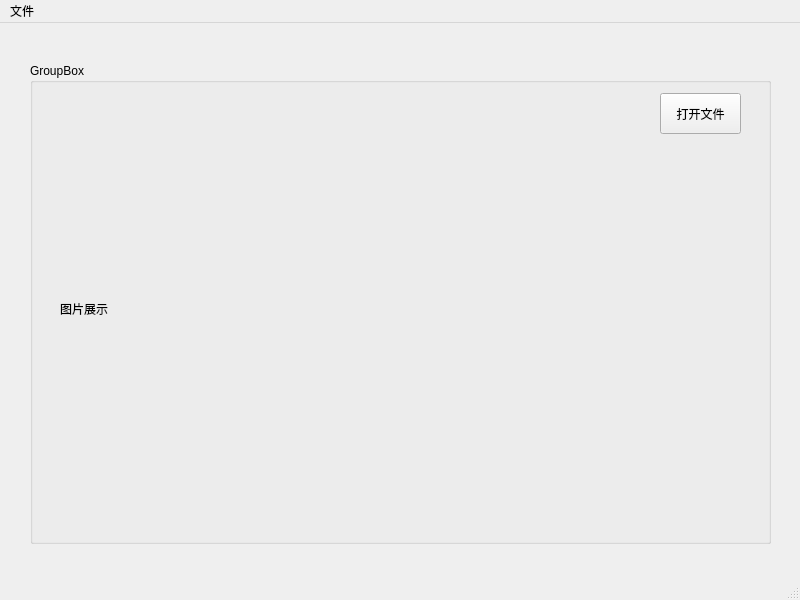
<?xml version="1.0" encoding="UTF-8"?>
<ui version="4.0">
 <class>MainWindow</class>
 <widget class="QMainWindow" name="MainWindow">
  <property name="geometry">
   <rect>
    <x>0</x>
    <y>0</y>
    <width>800</width>
    <height>600</height>
   </rect>
  </property>
  <property name="windowTitle">
   <string>MainWindow</string>
  </property>
  <widget class="QWidget" name="centralwidget">
   <widget class="QGroupBox" name="groupBox">
    <property name="geometry">
     <rect>
      <x>30</x>
      <y>40</y>
      <width>741</width>
      <height>481</height>
     </rect>
    </property>
    <property name="title">
     <string>GroupBox</string>
    </property>
    <widget class="QPushButton" name="OpenFileBtn">
     <property name="geometry">
      <rect>
       <x>630</x>
       <y>30</y>
       <width>81</width>
       <height>41</height>
      </rect>
     </property>
     <property name="text">
      <string>打开文件</string>
     </property>
    </widget>
    <widget class="QLabel" name="ImageLabel">
     <property name="geometry">
      <rect>
       <x>30</x>
       <y>40</y>
       <width>571</width>
       <height>411</height>
      </rect>
     </property>
     <property name="text">
      <string>图片展示</string>
     </property>
    </widget>
   </widget>
  </widget>
  <widget class="QMenuBar" name="menubar">
   <property name="geometry">
    <rect>
     <x>0</x>
     <y>0</y>
     <width>800</width>
     <height>22</height>
    </rect>
   </property>
   <widget class="QMenu" name="menu">
    <property name="title">
     <string>文件</string>
    </property>
    <addaction name="actionOpen"/>
    <addaction name="actionExit"/>
   </widget>
   <addaction name="menu"/>
  </widget>
  <widget class="QStatusBar" name="statusbar"/>
  <action name="actionOpen">
   <property name="text">
    <string>打开文件</string>
   </property>
  </action>
  <action name="actionExit">
   <property name="text">
    <string>退出</string>
   </property>
  </action>
 </widget>
 <resources/>
 <connections/>
</ui>
